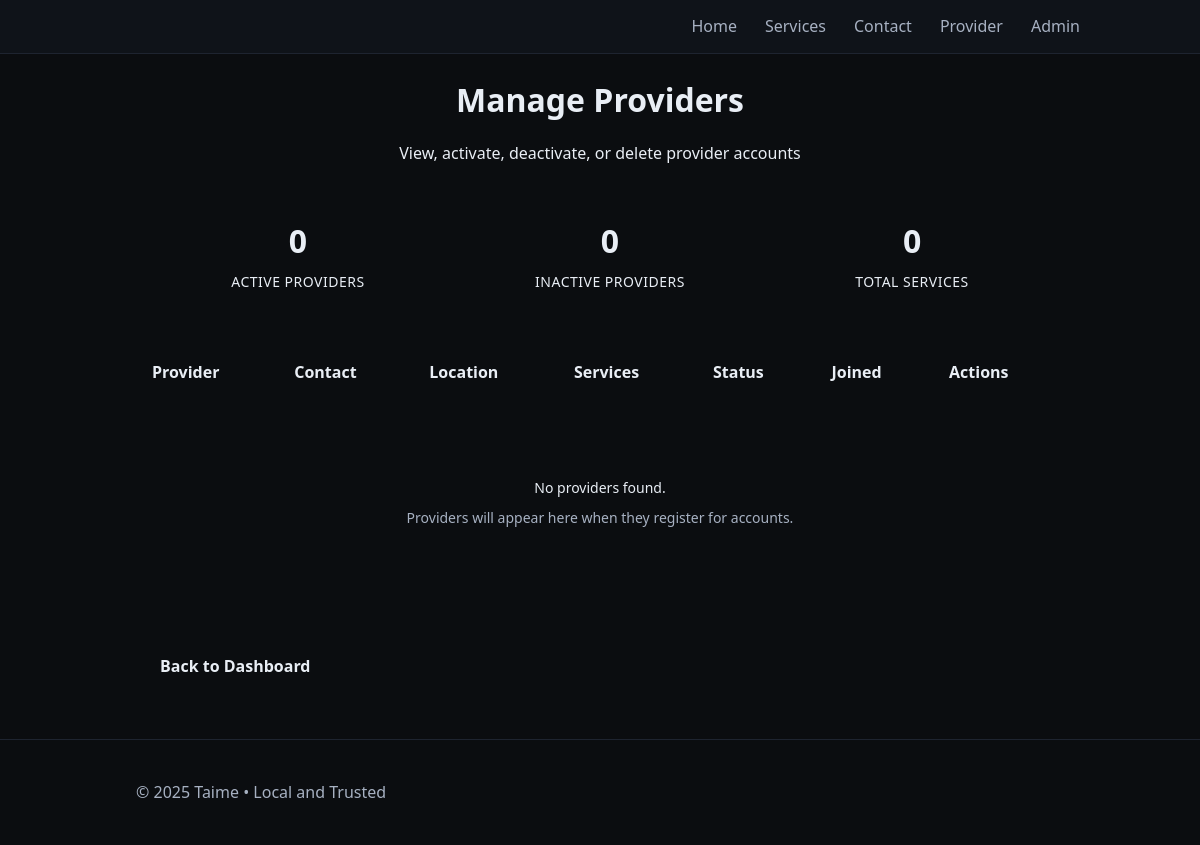
The app's page /admin/provider, older data.
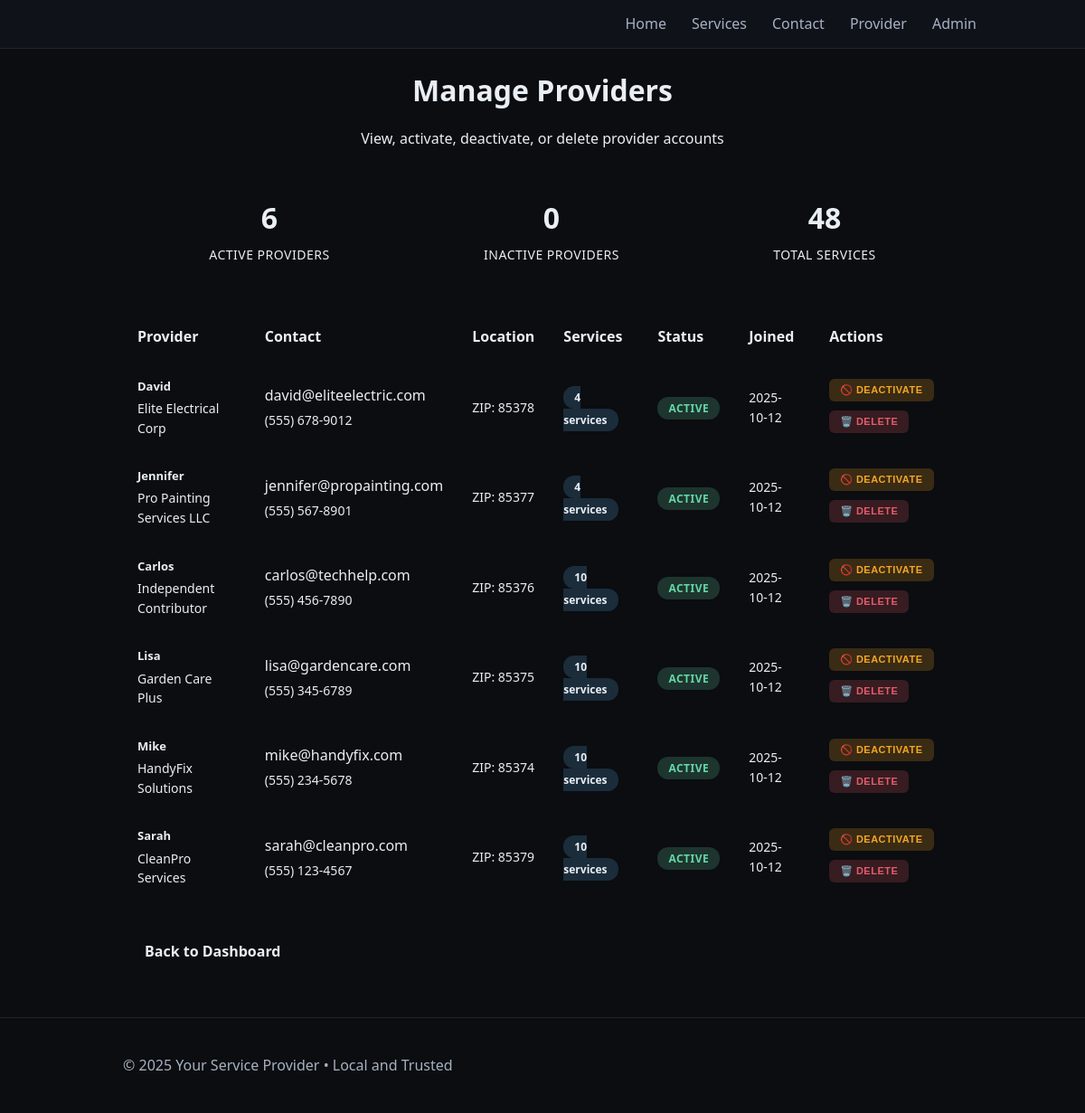
The same page, newer data.
### tables this page shows
CREATE TABLE profile (
                            id INTEGER PRIMARY KEY CHECK (id = 1),
                            business_name TEXT,
                            contact_email TEXT,
                            phone TEXT,
                            base_zip TEXT,
                            address TEXT,
                            about TEXT
                        , first_name TEXT, profile_photo TEXT);

CREATE TABLE providers (
              id INTEGER PRIMARY KEY AUTOINCREMENT,
              email TEXT UNIQUE NOT NULL,
              password_hash TEXT NOT NULL,
              first_name TEXT,
              business_name TEXT,
              phone TEXT,
              base_zip TEXT,
              address TEXT,
              about TEXT,
              profile_photo TEXT,
              active INTEGER NOT NULL DEFAULT 1,
              created_at TEXT NOT NULL
            );

### app.py (the view)
    @app.route("/admin/provider")
    @login_required
    def admin_provider():
        with closing(get_db()) as db:
            cur = db.cursor()
            cur.execute("""
                SELECT p.id, p.email, p.first_name, p.business_name, p.phone, p.base_zip,
                       p.active, p.created_at, COUNT(s.id) as service_count
                FROM providers p
                LEFT JOIN services s ON s.provider_id = p.id AND s.active = 1
                GROUP BY p.id
                ORDER BY p.created_at DESC
            """)
            providers = cur.fetchall()
        return render_template("admin_providers.html", providers=providers, title="Manage Providers")

### app.py (called while the page is built)
def get_db():
    conn = sqlite3.connect(DB_PATH)
    conn.row_factory = sqlite3.Row
    return conn

### templates/admin_providers.html (shortened to what the changed rows need)
{% extends "base.html" %}
{% block content %}
<div class="main-content">
    <div class="page-header">
        <h1>Manage Providers</h1>
    </div>
    <div class="providers-overview">
        <div class="stats-row">
            <div class="stat-item">
                <span class="stat-number">{{ providers|selectattr('active')|list|length }}</span>
                <span class="stat-label">Active Providers</span>
            </div>
            <div class="stat-item">
                <span class="stat-number">{{ providers|sum(attribute='service_count') }}</span>
                <span class="stat-label">Total Services</span>
            </div>
        </div>
    </div>
    <div class="providers-table-container">
        <table class="providers-table">
            <thead>
                <tr>
                    <th>Provider</th>
                    <th>Contact</th>
                    <th>Location</th>
                    <th>Services</th>
                    <th>Status</th>
                    <th>Joined</th>
                    <th>Actions</th>
                </tr>
            </thead>
            <tbody>
                {% for provider in providers %}
                <tr class="{% if not provider.active %}inactive-row{% endif %}">
                    <td class="provider-info">
                        <div class="provider-name">
                            {{ provider.first_name or provider.business_name or 'Unnamed Provider' }}
                        </div>
                        <div class="provider-business">
                            {% if provider.first_name and provider.business_name and provider.first_name != provider.business_name %}
                                {{ provider.business_name }}
                            {% endif %}
                        </div>
                    </td>
                    <td class="contact-info">
                        <div class="email">{{ provider.email }}</div>
                        {% if provider.phone %}
                        <div class="phone">{{ provider.phone }}</div>
                        {% endif %}
                    </td>
                    <td class="location">
                        {% if provider.base_zip %}
                            ZIP: {{ provider.base_zip }}
                        {% else %}
                            <span class="muted">No location</span>
                        {% endif %}
                    </td>
                    <td class="services-count">
                        <span class="service-badge {% if provider.service_count > 0 %}has-services{% endif %}">
                            {{ provider.service_count }} service{{ 's' if provider.service_count != 1 else '' }}
                        </span>
                    </td>
                    <td class="status">
                        {% if provider.active %}
                            <span class="status-badge active">Active</span>
                        {% else %}
                            <span class="status-badge inactive">Inactive</span>
                        {% endif %}
                    </td>
                    <td class="join-date">
                        {{ provider.created_at[:10] if provider.created_at else 'Unknown' }}
                    </td>
                    <td class="actions">
                        <div class="action-buttons">
                            <form method="post" action="{{ url_for('admin_provider_toggle', provider_id=provider.id) }}" style="display: inline;">
                                {% if provider.active %}
                                    <button type="submit" class="btn-action deactivate" title="Deactivate Provider">
                                        🚫 Deactivate
                                    </button>
                                {% else %}
                                    <button type="submit" class="btn-action activate" title="Activate Provider">
                                        ✅ Activate
                                    </button>
                                {% endif %}
                            </form>
                            <form method="post" action="{{ url_for('admin_provider_delete', provider_id=provider.id) }}" style="display: inline;">
                                <button type="submit" class="btn-action delete" title="Permanently Delete Provider"
                                        onclick="return confirm('Are you sure you want to permanently delete this provider and all their services? This action cannot be undone.')">
                                    🗑️ Delete
                                </button>
                            </form>
                        </div>
                    </td>
                </tr>
                {% else %}
                <tr>
                    <td colspan="7" class="no-providers">
                        <div class="empty-state">
                            <p>No providers found.</p>
                            <p class="muted">Providers will appear here when they register for accounts.</p>
                        </div>
                    </td>
                </tr>
                {% endfor %}
            </tbody>
        </table>
    </div>
</div>
{% endblock %}

### templates/base.html (shortened to what this page needs)
<!doctype html>
<html lang="en">
<head>
  <link href="{{ url_for('static', filename='styles.css') }}?v=20251011-3" rel="stylesheet">
</head>
<body>
  <header class="site-header">
    <div class="container header-inner">
      <nav id="site-nav" class="nav">
        <a href="{{ url_for('home') }}" class="nav-link">Home</a>
        <a href="{{ url_for('services') }}" class="nav-link">Services</a>
        <a href="{{ url_for('contact') }}" class="nav-link">Contact</a>
        {% if session.get('provider') %}
          <a href="{{ url_for('provider_dashboard') }}" class="nav-link">Provider</a>
          <a href="{{ url_for('provider_change_password') }}" class="nav-link">Change Password</a>
          <form action="{{ url_for('provider_logout') }}" method="post" class="inline-form"><button type="submit" class="linklike">Logout</button></form>
        {% else %}
          <a href="{{ url_for('provider_login') }}" class="nav-link">Provider</a>
        {% endif %}
        {% if session.get('admin') %}
          <a href="{{ url_for('admin_dashboard') }}" class="nav-link admin-link">Admin</a>
          <a href="{{ url_for('admin_change_password') }}" class="nav-link admin-link">Change Password</a>
          <form action="{{ url_for('admin_logout') }}" method="post" class="inline-form"><button type="submit" class="linklike">Logout</button></form>
        {% else %}
          <a href="{{ url_for('admin_login') }}" class="nav-link admin-link">Admin</a>
        {% endif %}
      </nav>
    </div>
  </header>
  <main class="container">
    {% block content %}{% endblock %}
  </main>
  <footer class="site-footer">
    <div class="container">
  <p>&copy; {{ current_year }} {{ profile.business_name or "Your Mom's Services" }} • Local and Trusted</p>
    </div>
  </footer>
</body>
</html>

Row changes from the older to the newer data that the page shows:
no longer on this page (row edited): profile: business_name "Taime"
added providers: first_name "David", business_name "Elite Electrical Corp", email "david@eliteelectric.com", phone "(555) 678-9012", base_zip "85378", service_count "4", service_count "s", active "ACTIVE", created_at "2025-10-12"
added providers: first_name "Jennifer", business_name "Pro Painting Services LLC", email "jennifer@propainting.com", phone "(555) 567-8901", base_zip "85377", service_count "4", service_count "s", active "ACTIVE", created_at "2025-10-12"
added providers: first_name "Carlos", business_name "Independent Contributor", email "carlos@techhelp.com", phone "(555) 456-7890", base_zip "85376", service_count "10", service_count "s", active "ACTIVE", created_at "2025-10-12"
added providers: first_name "Lisa", business_name "Garden Care Plus", email "lisa@gardencare.com", phone "(555) 345-6789", base_zip "85375", service_count "10", service_count "s", active "ACTIVE", created_at "2025-10-12"
added providers: first_name "Mike", business_name "HandyFix Solutions", email "mike@handyfix.com", phone "(555) 234-5678", base_zip "85374", service_count "10", service_count "s", active "ACTIVE", created_at "2025-10-12"
added providers: first_name "Sarah", business_name "CleanPro Services", email "sarah@cleanpro.com", phone "(555) 123-4567", base_zip "85379", service_count "10", service_count "s", active "ACTIVE", created_at "2025-10-12"
Text that changed along with them:
{{ providers|selectattr('active')|list|length }}: "0" → "6"
{{ providers|sum(attribute='service_count') }}: "0" → "48"
{{ profile.business_name or "Your Mom's Services" }}: (not shown) → "Your Service Provider"
text no longer shown: "No providers found. Providers will appear here when they register for accounts."
